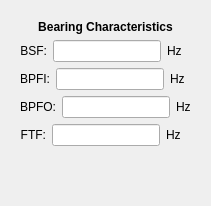
      <widget class="QWidget" name="tab_7">
       <attribute name="title">
        <string>System Charateristics</string>
       </attribute>
       <layout class="QGridLayout" name="gridLayout_2">
        <item row="0" column="0">
         <layout class="QHBoxLayout" name="horizontalLayout_26">
          <item>
           <widget class="QWidget" name="widget_3" native="true">
            <layout class="QVBoxLayout" name="verticalLayout_6">
             <item>
              <widget class="QLabel" name="label_5">
               <property name="font">
                <font>
                 <weight>75</weight>
                 <bold>true</bold>
                </font>
               </property>
               <property name="text">
                <string>Bearing Characteristics</string>
               </property>
               <property name="alignment">
                <set>Qt::AlignCenter</set>
               </property>
              </widget>
             </item>
             <item>
              <layout class="QHBoxLayout" name="horizontalLayout_17">
               <item>
                <widget class="QLabel" name="label_13">
                 <property name="sizePolicy">
                  <sizepolicy hsizetype="Maximum" vsizetype="Preferred">
                   <horstretch>0</horstretch>
                   <verstretch>0</verstretch>
                  </sizepolicy>
                 </property>
                 <property name="maximumSize">
                  <size>
                   <width>70</width>
                   <height>16777215</height>
                  </size>
                 </property>
                 <property name="text">
                  <string>BSF:</string>
                 </property>
                 <property name="alignment">
                  <set>Qt::AlignRight|Qt::AlignTrailing|Qt::AlignVCenter</set>
                 </property>
                </widget>
               </item>
               <item>
                <widget class="QLineEdit" name="BSF">
                 <property name="sizePolicy">
                  <sizepolicy hsizetype="Preferred" vsizetype="Fixed">
                   <horstretch>0</horstretch>
                   <verstretch>0</verstretch>
                  </sizepolicy>
                 </property>
                </widget>
               </item>
               <item>
                <widget class="QLabel" name="label_6">
                 <property name="sizePolicy">
                  <sizepolicy hsizetype="Maximum" vsizetype="Preferred">
                   <horstretch>0</horstretch>
                   <verstretch>0</verstretch>
                  </sizepolicy>
                 </property>
                 <property name="maximumSize">
                  <size>
                   <width>70</width>
                   <height>16777215</height>
                  </size>
                 </property>
                 <property name="text">
                  <string>Hz</string>
                 </property>
                </widget>
               </item>
              </layout>
             </item>
             <item>
              <layout class="QHBoxLayout" name="horizontalLayout_19">
               <item>
                <widget class="QLabel" name="label_14">
                 <property name="sizePolicy">
                  <sizepolicy hsizetype="Maximum" vsizetype="Preferred">
                   <horstretch>0</horstretch>
                   <verstretch>0</verstretch>
                  </sizepolicy>
                 </property>
                 <property name="maximumSize">
                  <size>
                   <width>70</width>
                   <height>16777215</height>
                  </size>
                 </property>
                 <property name="text">
                  <string>BPFI:</string>
                 </property>
                 <property name="alignment">
                  <set>Qt::AlignRight|Qt::AlignTrailing|Qt::AlignVCenter</set>
                 </property>
                </widget>
               </item>
               <item>
                <widget class="QLineEdit" name="BPFI">
                 <property name="sizePolicy">
                  <sizepolicy hsizetype="Preferred" vsizetype="Fixed">
                   <horstretch>0</horstretch>
                   <verstretch>0</verstretch>
                  </sizepolicy>
                 </property>
                </widget>
               </item>
               <item>
                <widget class="QLabel" name="label_17">
                 <property name="sizePolicy">
                  <sizepolicy hsizetype="Maximum" vsizetype="Preferred">
                   <horstretch>0</horstretch>
                   <verstretch>0</verstretch>
                  </sizepolicy>
                 </property>
                 <property name="maximumSize">
                  <size>
                   <width>70</width>
                   <height>16777215</height>
                  </size>
                 </property>
                 <property name="text">
                  <string>Hz</string>
                 </property>
                </widget>
               </item>
              </layout>
             </item>
             <item>
              <layout class="QHBoxLayout" name="horizontalLayout_20">
               <item>
                <widget class="QLabel" name="label_15">
                 <property name="sizePolicy">
                  <sizepolicy hsizetype="Maximum" vsizetype="Preferred">
                   <horstretch>0</horstretch>
                   <verstretch>0</verstretch>
                  </sizepolicy>
                 </property>
                 <property name="maximumSize">
                  <size>
                   <width>70</width>
                   <height>16777215</height>
                  </size>
                 </property>
                 <property name="text">
                  <string>BPFO:</string>
                 </property>
                 <property name="alignment">
                  <set>Qt::AlignRight|Qt::AlignTrailing|Qt::AlignVCenter</set>
                 </property>
                </widget>
               </item>
               <item>
                <widget class="QLineEdit" name="BPFO">
                 <property name="sizePolicy">
                  <sizepolicy hsizetype="Preferred" vsizetype="Fixed">
                   <horstretch>0</horstretch>
                   <verstretch>0</verstretch>
                  </sizepolicy>
                 </property>
                </widget>
               </item>
               <item>
                <widget class="QLabel" name="label_18">
                 <property name="sizePolicy">
                  <sizepolicy hsizetype="Maximum" vsizetype="Preferred">
                   <horstretch>0</horstretch>
                   <verstretch>0</verstretch>
                  </sizepolicy>
                 </property>
                 <property name="maximumSize">
                  <size>
                   <width>70</width>
                   <height>16777215</height>
                  </size>
                 </property>
                 <property name="text">
                  <string>Hz</string>
                 </property>
                </widget>
               </item>
              </layout>
             </item>
             <item>
              <layout class="QHBoxLayout" name="horizontalLayout_21">
               <item>
                <widget class="QLabel" name="label_16">
                 <property name="sizePolicy">
                  <sizepolicy hsizetype="Maximum" vsizetype="Preferred">
                   <horstretch>0</horstretch>
                   <verstretch>0</verstretch>
                  </sizepolicy>
                 </property>
                 <property name="maximumSize">
                  <size>
                   <width>70</width>
                   <height>16777215</height>
                  </size>
                 </property>
                 <property name="text">
                  <string>FTF:</string>
                 </property>
                 <property name="alignment">
                  <set>Qt::AlignRight|Qt::AlignTrailing|Qt::AlignVCenter</set>
                 </property>
                </widget>
               </item>
               <item>
                <widget class="QLineEdit" name="FTF">
                 <property name="sizePolicy">
                  <sizepolicy hsizetype="Preferred" vsizetype="Fixed">
                   <horstretch>0</horstretch>
                   <verstretch>0</verstretch>
                  </sizepolicy>
                 </property>
                </widget>
               </item>
               <item>
                <widget class="QLabel" name="label_19">
                 <property name="sizePolicy">
                  <sizepolicy hsizetype="Maximum" vsizetype="Preferred">
                   <horstretch>0</horstretch>
                   <verstretch>0</verstretch>
                  </sizepolicy>
                 </property>
                 <property name="maximumSize">
                  <size>
                   <width>70</width>
                   <height>16777215</height>
                  </size>
                 </property>
                 <property name="text">
                  <string>Hz</string>
                 </property>
                </widget>
               </item>
              </layout>
             </item>
             <item>
              <spacer name="verticalSpacer_3">
               <property name="orientation">
                <enum>Qt::Vertical</enum>
               </property>
               <property name="sizeHint" stdset="0">
                <size>
                 <width>20</width>
                 <height>40</height>
                </size>
               </property>
              </spacer>
             </item>
            </layout>
           </widget>
          </item>
         </layout>
        </item>
       </layout>
      </widget>
